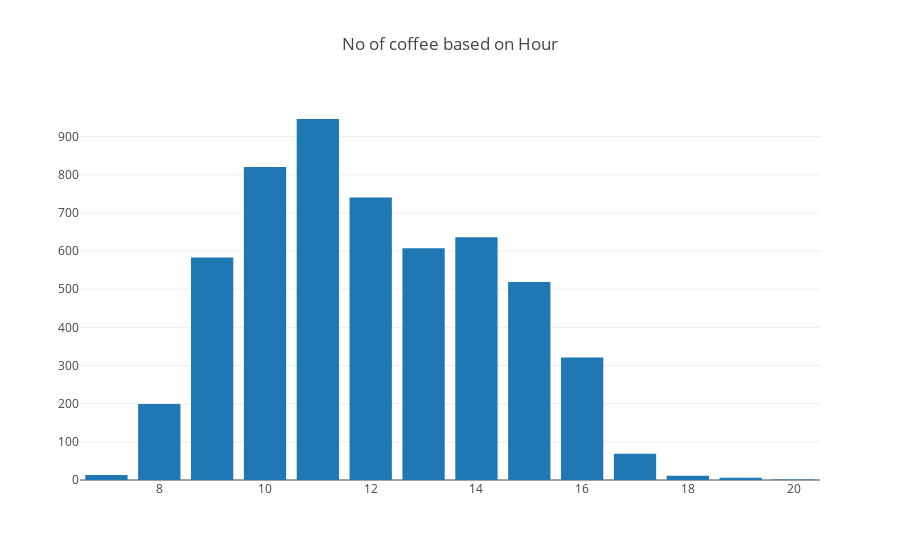

Notebook cell for this chart:
### Code cell
data3 = [go.Bar(
            x=coffee_time_count['hour'],
            y=coffee_time_count['Transaction_count']
    )]
layout = go.Layout(
    title='No of coffee based on Hour',
)

fig5 = go.Figure(data=data3, layout=layout)
iplot(fig5)

### Figure 1 — Plotly figure (JSON) as saved in the notebook; plotly's stock layout.template omitted (floating-point values rounded to 4 significant figures)
{"data": [{"type": "bar", "uid": "01281bec-6a3c-4752-be39-32f2cfcafac0", "x": [11, 10, 12, 14, 13, 9, 15, 16, 8, 17, 7, 18, 19, 20], "y": [946, 820, 740, 636, 607, 583, 519, 321, 199, 69, 13, 11, 6, 1]}], "layout": {"title": "No of coffee based on Hour"}}
